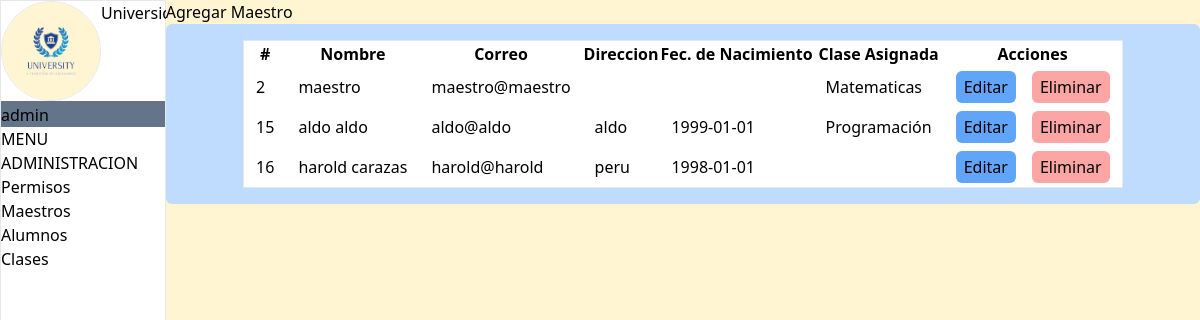
Page /views/admin/maestros.php (signed in) on the earlier database version.
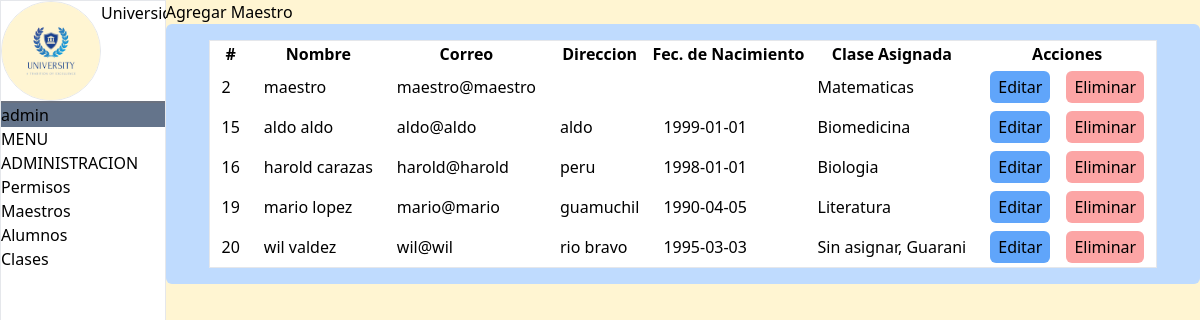
Same page on the later database version.
### tables this page shows
CREATE TABLE `usuarios` (
  `usuario_id` int(11) NOT NULL AUTO_INCREMENT,
  `correo` varchar(250) DEFAULT NULL,
  `contrasena` varchar(250) DEFAULT NULL,
  `usuario_nombre` varchar(150) DEFAULT NULL,
  `fecha_nacimiento` date DEFAULT NULL,
  `direccion` varchar(250) DEFAULT NULL,
  `role_id` int(11) DEFAULT NULL,
  PRIMARY KEY (`usuario_id`),
  KEY `role_id` (`role_id`),
  CONSTRAINT `usuarios_ibfk_1` FOREIGN KEY (`role_id`) REFERENCES `roles` (`role_id`) ON UPDATE CASCADE
);

### views/admin/maestros.php (the view, shortened to what this page needs)
<!DOCTYPE html>
<html lang="en">
<head>
    <link href="/dist/output.css" rel="stylesheet" defer>
    <link rel="stylesheet" href="/src/input.css">
</head>
<body class="h-screen flex justify-center box-border w-screen">
    <aside class="flex flex-col min-h-screen border">
        <header class="flex border-b-2 border-gray-500 w-auto ">
            <div class="flex w-auto ">
                <img src="/assets/logo.jpg" alt="logo-pequeño" width="100px" height="100px" class="border rounded-full object-cover">
                <h1>Universidad</h1>
            </div>
        </header>
        <div class="bg-slate-500">
            <p>admin</p>
        </div>
        <section class="flex flex-col">
            <h1>MENU ADMINISTRACION</h1>
            <div>
                <a href="permisos.php">Permisos</a>
            </div>
            <div>
                <a href="/views/admin/maestros.php">Maestros</a>
            </div>
            <div>
                <a href="alumnos.php">Alumnos</a>
            </div>
            <div>
                <a href="clases.php">Clases</a>
            </div>
        </section>
    </aside>
    <section class="bg-[#fff5d2] w-full">
        <div>
            <a href="create_maestro.php">Agregar Maestro</a>
        </div>
        <div class="bg-blue-200 p-4 rounded-md flex justify-center items-center">
            <table class="border justify-center items-center bg-white">
                <thead>
                    <tr>
                        <th>#</th>
                        <th>Nombre</th>
                        <th>Correo</th>
                        <th>Direccion</th>
                        <th>Fec. de Nacimiento</th>
                        <th>Clase Asignada</th>
                        <th>Acciones</th>
                    </tr>
                </thead>
                <tbody>
                    <?php
                    $pdo = new PDO('mysql:host=localhost;dbname=universidad', 'root', '');
                    $comando = $pdo->prepare("
                    SELECT
                        usuarios.usuario_id,
                        usuarios.usuario_nombre,
                        usuarios.correo,
                        usuarios.direccion,
                        usuarios.fecha_nacimiento,
                        GROUP_CONCAT(materias.materia_nombre SEPARATOR ', ') as clases_asignadas
                    FROM usuarios
                    LEFT JOIN maestros_materias ON usuarios.usuario_id = maestros_materias.maestro_id
                    LEFT JOIN materias ON maestros_materias.materia_id = materias.materia_id
                    WHERE usuarios.role_id = 2
                    GROUP BY usuarios.usuario_id
                ");
                    $comando->execute();
                    $resultado = $comando->fetchAll(PDO::FETCH_ASSOC);
                    foreach ($resultado as $usuario) {
                    ?>
                        <tr>
                            <td class="px-3 py-1"><?= $usuario["usuario_id"] ?></td>
                            <td class="px-3 py-1"><?= $usuario["usuario_nombre"] ?></td>
                            <td class="px-3 py-1"><?= $usuario["correo"] ?></td>
                            <td class="px-3 py-1"><?= $usuario["direccion"] ?></td>
                            <td class="px-3 py-1"><?= $usuario["fecha_nacimiento"] ?></td>
                            <td class="px-3 py-1"><?= $usuario["clases_asignadas"] ?></td>
                            <td class="px-3 py-1">
                                <div class="flex gap-4">
                                    <a href="/views/admin/edit_maestro.php?usuario_id=<?= $usuario["usuario_id"] ?>" class="bg-blue-400 px-2 py-1 rounded-md">Editar</a>
                                    <div class="modal">
                                        <form action="/handle_db/admin/delete_maestro.php" method="post">
                                            <button type="submit" class="bg-red-300 px-2 py-1 rounded-md">Eliminar</button>
                                        </form>
                                    </div>
                                </div>
                            </td>
                        </tr>
                    <?php
                    }
                    ?>
                </tbody>
            </table>
        </div>
    </section>
</body>
</html>

Differences in the rows shown:
computed for usuarios "aldo aldo": clases_asignadas "Programación" → "Biomedicina"
shown differently, row unchanged: usuarios "harold carazas": clases_asignadas (not shown) → "Biologia"
added usuarios: usuario_id "19", usuario_nombre "mario lopez", correo "mario@mario", direccion "guamuchil", fecha_nacimiento "1990-04-05", clases_asignadas "Literatura"
added usuarios: usuario_id "20", usuario_nombre "wil valdez", correo "wil@wil", direccion "rio bravo", fecha_nacimiento "1995-03-03", clases_asignadas "Sin asignar, Guarani"
